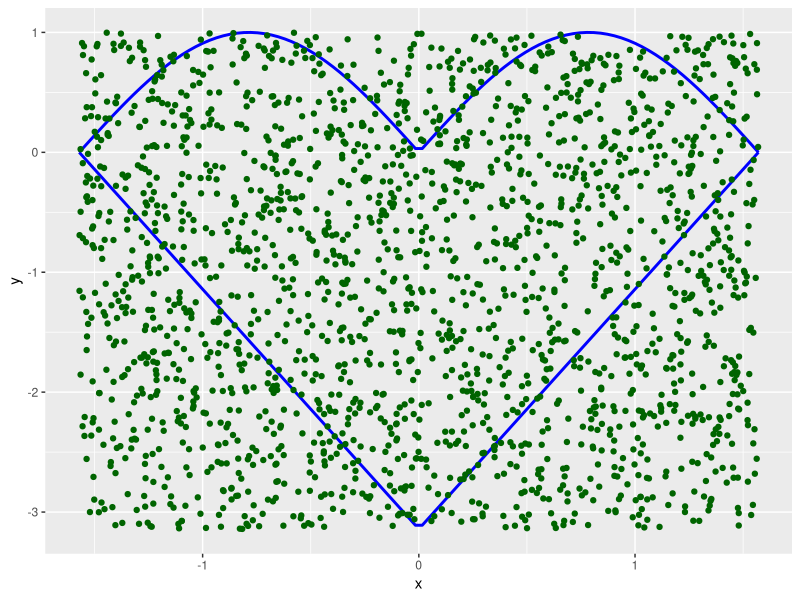

Write R code to recreate this figure.
## ---- chunk 1
library(ggplot2)
## ---- chunk 2
X <- seq(from=-pi/2, to=pi/2, length.out=100)
Y <- 2*abs(X) - pi
Z <- abs(sin(2*X))

dots_x_coord <- runif(2000, min= -pi/2, max = pi/2)
dots_y_coord <- runif(2000, min = -pi, max = 1)

dots <- data.frame(x = dots_x_coord, y = dots_y_coord)
figure1 <- data.frame(x=X, y=Y)
figure2 <- data.frame(x=X, y=Z)
## ---- chunk 3
ggplot() +
  geom_line(data = figure1, aes(x=x, y=y), colour="blue", size=1) + 
  geom_line(data = figure2, aes(x=x, y=y), colour="blue", size=1) +
  geom_point(data = dots, aes(x=x, y=y), colour="darkgreen")
## ---- chunk 4
dots_count = 0  
for(i in 1:2000) {
  X = dots_x_coord[i]
  Y <- 2*abs(X) - pi
  Z <- abs(sin(2*X))
  if(dots_y_coord[i]<=Z & dots_y_coord[i]>=Y) {
     dots_count <- dots_count + 1
  }
}
cat("Number of dots:", dots_count)
## ---- chunk 5
external_rectangle_area <- pi * (1 + pi) # horizontal side of rectangle with dots is pi (pi/2+pi/2) and vertical side of rectangle with dots is (1 + pi)
dots_ratio <- dots_count / 2000 # number of dots inside figure / total number of dots
figure_area <- external_rectangle_area * dots_ratio
cat("Area of external rectangle:", external_rectangle_area)
cat("Area of the figure:", figure_area)
